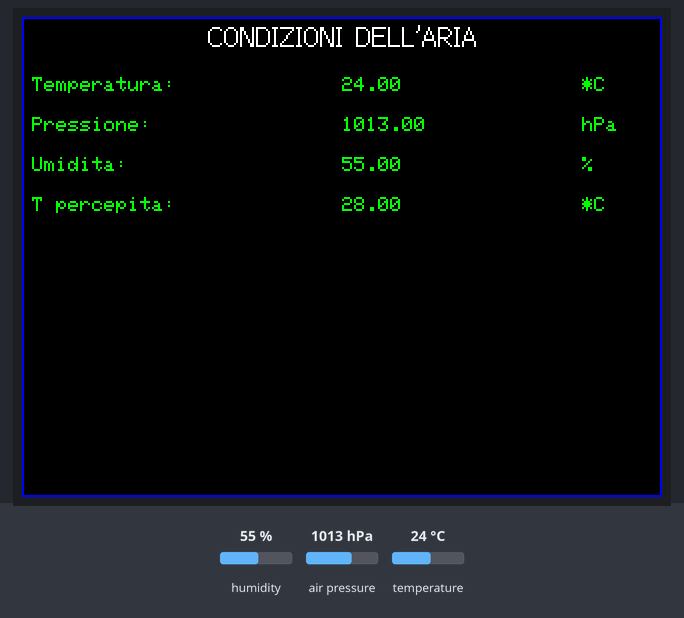
A program run on a simulated ESP32. On the bench: 320×240 colour display. The inputs (shaded band) are chosen by the test bench; at power-on: humidity 55 %, air pressure 1013 hPa, temperature 24 °C. What the program prints to the serial monitor is not drawn.

Above: at 1.4 s.
1.5 s: humidity set to 22 %
Timing chart, 0 to 4.5 s (numbered marks = the images above; inputs shaded):
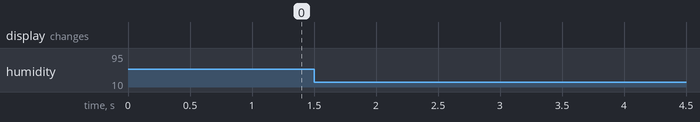

The program:

main.cpp
```cpp
/***********************************************
 Termometro - barometro - umidostato ambientale

  PPPC65 - http://pier.unirc.eu

************************************************/

// 07/07/2022 Rel. 0.0
// Fatto:   Rilevamento della temperatura, temperatura Humidex, umidità e pressione locali
// con BME280 i2C (allontanare sensore da cpu!!)
//
// Da fare: Andamento dei valori nel passato e simbolo grafico su TFT_BLACK
// DA fare: Aggiungere pulsante da gestire: 1) Cambio modalità:
// locale / esterna / orologio / set SSID - PW - località (long press)
// Da fare: Gestione sw modalità di funzionmento.
//=================================================================================
#include "preproDefine.h"
#include "define.h"
#include "GlobalVar.h"
#include "includeLib.h"
#include "GlobalObject.h"
#include "includeFun.h"
//=================================================================================
void setup() {
  tft.init();
  tft.setRotation(3); // Pin su lato destro del tft
  Serial.begin(115200);
  Serial.println(F("BME280 test"));

  bool status;

  // default settings
  // (you can also pass in a Wire library object like &Wire2)
  // Or else you will get a device not found error
  status = bme.begin(0x76);
  if (!status) {
    Serial.println("Could not find a valid BME280 sensor, check wiring!");
    while (1);
  }

  Serial.println("-- Default Test --");
  delayTime = 10000;
  uint W = tft.width();
  uint H = tft.height();
  tft.fillScreen(TFT_BLACK);
  tft.drawRect(0, 0, W, H, TFT_BLUE);
  tft.drawCentreString("CONDIZIONI DELL\'ARIA",W/2,2,2);
  tft.setTextColor(TFT_GREEN, TFT_BLACK);
  Serial.println();
}
void loop() {
  printValues();
  delay(delayTime);
}
```

GlobalObject.h
```cpp
Adafruit_BME280 bme; // I2C
//Adafruit_BME280 bme(BME_CS); // hardware SPI
//Adafruit_BME280 bme(BME_CS, BME_MOSI, BME_MISO, BME_SCK); // software SPI
TFT_eSPI tft = TFT_eSPI();  // Invoke library, pins defined in User_Setup.h
```

GlobalVar.h
```cpp
unsigned long delayTime;
```

define.h
```cpp
#include "gpio.h"
#define SEALEVELPRESSURE_HPA (1013.25)
#define HL  20 // altezza linee
```

includeFun.h
```cpp
#include "humidex.h"
void printValues() {
  uint W = tft.width();
  uint H = tft.height();
  //tft.fillScreen(TFT_BLACK);
  tft.setTextColor(TFT_GREEN, TFT_BLACK);  // Adding a black background colour erases previous text automatically
  //tft.drawRect(0, 0, W, H, TFT_BLUE);
  //tft.drawCentreString("CONDIZIONI DELL\'ARIA",W/2,2,2);
  Serial.print("Temperature = ");
  float T = bme.readTemperature();
  Serial.print(bme.readTemperature());
  Serial.println(" *C");
  tft.drawString("Temperatura: ",5,1.5*HL);
  tft.drawString(String(T), W/2,1.5*HL);
  tft.drawString("*C",W-40,1.5*HL);
  // Convert temperature to Fahrenheit
  /*Serial.print("Temperature = ");
  Serial.print(1.8 * bme.readTemperature() + 32);
  Serial.println(" *F");*/

  Serial.print("Pressure = ");
  Serial.print(bme.readPressure() / 100.0F);
  float P = bme.readPressure() / 100.0F;
  Serial.println(" hPa");
  tft.drawString("Pressione: ",5,2.5*HL);
  tft.drawString(String(P), W/2,2.5*HL);
  tft.drawString("hPa",W-40,2.5*HL);

  Serial.print("Approx. Altitude = ");
  Serial.print(bme.readAltitude(SEALEVELPRESSURE_HPA));
  Serial.println(" m");

  Serial.print("Humidity = ");
  Serial.print(bme.readHumidity());
  Serial.println(" %");
  float U = bme.readHumidity();
  tft.drawString("Umidita: ",5,3.5*HL);
  tft.drawString(String(U), W/2,3.5*HL);
  tft.drawString("%",W-40,3.5*HL);

  Serial.print("Humidex = ");
  float humidex = temp_humidex(T,U);
  Serial.print(humidex);
  Serial.println(" *C");
  tft.drawString("T percepita: ",5,4.5*HL);
  tft.drawString(String(humidex), W/2,4.5*HL);
  tft.drawString("*C",W-40,4.5*HL);

  Serial.println();
}
```

includeLib.h
```cpp
#include <Arduino.h>
#include <Wire.h>
#include <Adafruit_Sensor.h>
#include <Adafruit_BME280.h>
#include <TFT_eSPI.h> // Graphics and font library for ST7735 driver chip
#include <SPI.h>
```

preproDefine.h
```cpp
//#define TESTWIFI // se settato resetta SSID e PW all'avvio
//#define SPION
//#define DEBUG
#ifdef DEBUG
    #ifdef SPION
        #define DEBUG_PRINT(x)     Serial.print (x)
        #define DEBUG_PRINTDEC(x)     Serial.print (x, DEC)
        #define DEBUG_PRINTLN(x)  Serial.println (x)
    #endif
#else
  #define DEBUG_PRINT(x)
  #define DEBUG_PRINTDEC(x)
  #define DEBUG_PRINTLN(x)
#endif
// Testare il file delle stazioni memorizzate
// se settato cancella il file delle radio al riavvio
//#define TESTRADIOFILE
```

gpio.h
```cpp
// BE 280
#define BME_SCL 22
#define BME_SDA 21
```

Source omitted: humidex.h (data table, 2816 bytes)
